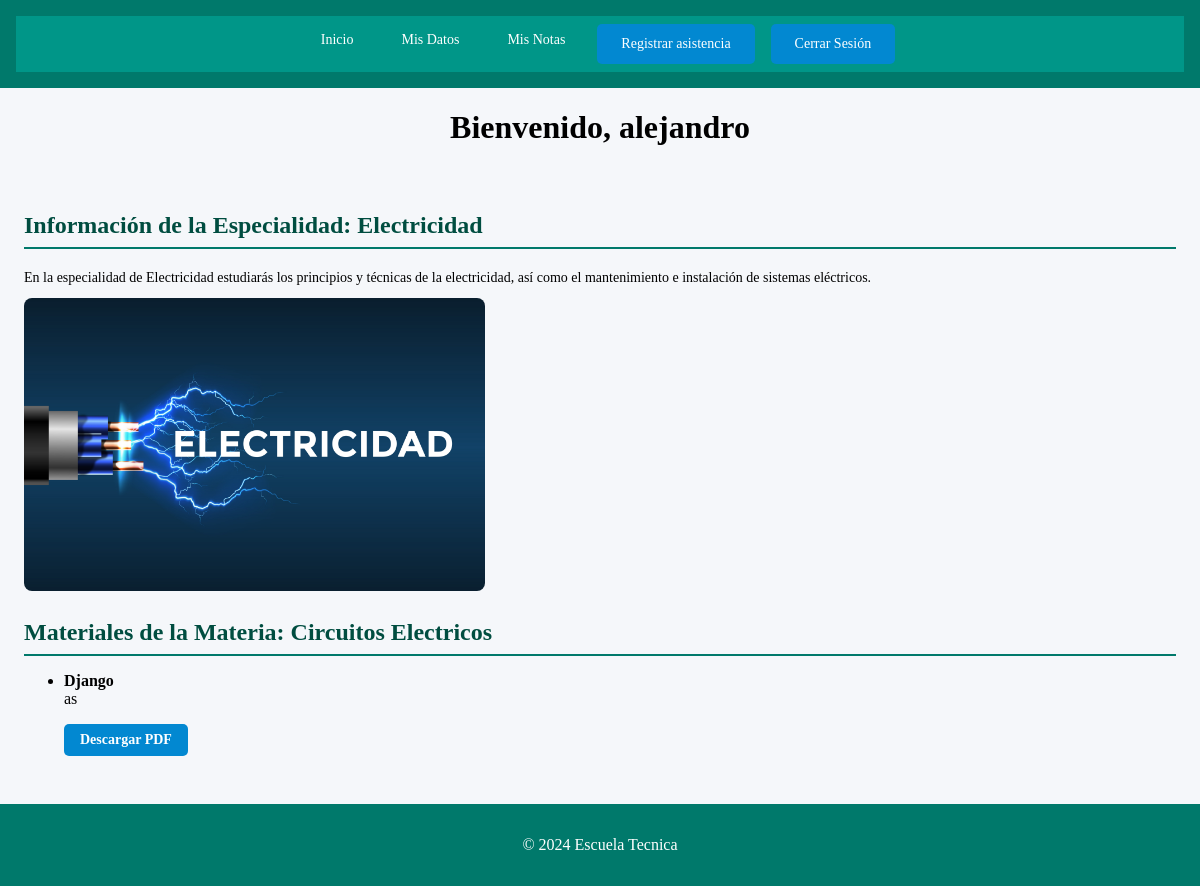
/alumno_bienvenido.php (signed in), run on the app's committed database.
### tables this page shows
CREATE TABLE `alumnos` (
  `id` int(11) NOT NULL,
  `nombre` varchar(100) DEFAULT NULL,
  `apellido` varchar(100) DEFAULT NULL,
  `dni` varchar(20) DEFAULT NULL,
  `especialidad_id` int(11) DEFAULT NULL,
  `año` int(11) DEFAULT NULL,
  `materia_id` int(11) DEFAULT NULL,
  `fecha_nacimiento` date DEFAULT NULL,
  `username` varchar(100) DEFAULT NULL,
  `password` varchar(255) DEFAULT NULL,
  `email` varchar(100) DEFAULT NULL,
  `user_type` enum('alumno') NOT NULL DEFAULT 'alumno'
);

CREATE TABLE `materias` (
  `id` int(11) NOT NULL,
  `nombre` varchar(100) NOT NULL,
  `especialidad_id` int(11) DEFAULT NULL
);

CREATE TABLE `materiales` (
  `id` int(11) NOT NULL,
  `profesor_id` int(11) DEFAULT NULL,
  `materia_id` int(11) DEFAULT NULL,
  `titulo` varchar(100) NOT NULL,
  `descripcion` text NOT NULL,
  `archivo` varchar(255) NOT NULL,
  `fecha` date NOT NULL
);

### alumno_bienvenido.php (the view, shortened to what this page needs)
<?php
include 'config.php';
$username = $_SESSION['username'];
$sql = "SELECT id, nombre, apellido, dni, especialidad_id, año, materia_id, fecha_nacimiento FROM alumnos WHERE username = ?";
$stmt = $conn->prepare($sql);
$stmt->bind_param("s", $username);
$stmt->execute();
$resultado = $stmt->get_result();
$alumno = $resultado->fetch_assoc();
$alumno_id = $alumno['id'];
$especialidad_id = $alumno['especialidad_id'];
$materia_id = $alumno['materia_id'];
$descripciones_especialidades = [
    1 => [
        'nombre' => 'Programación',
        'descripcion' => 'En la especialidad de Programación aprenderás a desarrollar aplicaciones, sitios web y sistemas informáticos utilizando lenguajes de programación como Python, Java, PHP, entre otros.',
        'imagen' => 'img/programacion.png'
    ],
    2 => [
        'nombre' => 'Electricidad',
        'descripcion' => 'En la especialidad de Electricidad estudiarás los principios y técnicas de la electricidad, así como el mantenimiento e instalación de sistemas eléctricos.',
        'imagen' => 'img/electricidad.jfif'
    ],
    3 => [
        'nombre' => 'Automotor',
        'descripcion' => 'En la especialidad de Automotor, aprenderás el mantenimiento y reparación de vehículos, así como los sistemas mecánicos y eléctricos involucrados.',
        'imagen' => 'img/automotor.jpg'
    ],
    4 => [
        'nombre' => 'Electrónica',
        'descripcion' => 'En Electrónica aprenderás a diseñar, analizar y reparar circuitos electrónicos, así como a trabajar con dispositivos electrónicos modernos.',
        'imagen' => 'img/electronica.jfif'
    ]
];
$info_especialidad = $descripciones_especialidades[$especialidad_id];
$sql_materia = "SELECT nombre FROM materias WHERE id = ?";
$stmt_materia = $conn->prepare($sql_materia);
$stmt_materia->bind_param("i", $materia_id);
$stmt_materia->execute();
$materia_result = $stmt_materia->get_result();
$materia_actual = $materia_result->fetch_assoc();
$sql_materiales = "SELECT * FROM materiales WHERE materia_id = ?";
$stmt_materiales = $conn->prepare($sql_materiales);
$stmt_materiales->bind_param("i", $materia_id);
$stmt_materiales->execute();
$materiales_result = $stmt_materiales->get_result();
?>
<!DOCTYPE html>
<html lang="es">
<head>
    <link rel="stylesheet" href="css/alumno_bienvenido.css">
</head>
<body>
<header>
<nav>
    <a href="alumno_bienvenido.php">Inicio</a>
    <a href="alumno_datos.php">Mis Datos</a>
    <a href="ver_notas.php">Mis Notas</a>
    <a href="registrar_asistencia.php?alumno_id=<?php echo $alumno_id; ?>&fecha=<?php echo date('Y-m-d'); ?>" class="btn">Registrar asistencia</a>
    <a href="logout.php" class="btn">Cerrar Sesión</a>
</nav>
</header>
<h1>Bienvenido, <?php echo htmlspecialchars($alumno['nombre']); ?></h1>
<main>
    <section>
        <h2>Información de la Especialidad: <?php echo htmlspecialchars($info_especialidad['nombre']); ?></h2>
        <p><?php echo htmlspecialchars($info_especialidad['descripcion']); ?></p>
        <img src="<?php echo htmlspecialchars($info_especialidad['imagen']); ?>" alt="Imagen de <?php echo htmlspecialchars($info_especialidad['nombre']); ?>">
    </section>
    <section>
    <h2>Materiales de la Materia: <?php echo htmlspecialchars($materia_actual['nombre']); ?></h2>
    <?php if ($materiales_result->num_rows > 0): ?>
        <ul>
            <?php while ($material = $materiales_result->fetch_assoc()): ?>
                <li>
                    <strong><?php echo htmlspecialchars($material['titulo']); ?></strong><br>
                    <?php echo htmlspecialchars($material['descripcion']); ?><br>
                    <a href="uploads/<?php echo htmlspecialchars($material['archivo']); ?>" target="_blank" class="btn-download">Descargar PDF</a>
                </li>
            <?php endwhile; ?>
        </ul>
    <?php else: ?>
        <p>No hay materiales disponibles para esta materia.</p>
    <?php endif; ?>
</section>
</main>
<footer>
    <p>© 2024 Escuela Tecnica</p>
</footer>
</body>
</html>

### css/alumno_bienvenido.css (style rules this page uses)
html, body { height: 100%; margin: 0; }
body { display: flex; flex-direction: column; background: #f5f7fa; }
main { flex: 1; }
header { background: #00796b; color: #ffffff; padding: 1rem; text-align: center; }
footer { background: #00796b; color: #ffffff; padding: 1rem; text-align: center; margin-top: auto; }
nav { background: #009688; padding: 0.5rem; display: flex; justify-content: center; gap: 1rem; }
nav a { text-decoration: none; color: #ffffff; padding: 0.5rem 1rem; display: inline-block; border-radius: 5px; transition: background-color 0.3s ease, transform 0.2s ease; font-size: 0.875rem; }
main { padding: 1.5rem; max-width: 1200px; margin: auto; }
section { margin-bottom: 1.5rem; }
section h2 { font-size: 1.5rem; color: #004d40; border-bottom: 2px solid #00796b; padding-bottom: 0.5rem; margin-bottom: 1rem; }
section p { margin: 0.5rem 0; line-height: 1.8; font-size: 0.875rem; }
.btn { background: #0288d1; color: #ffffff; padding: 0.5rem 1rem; border-radius: 5px; text-align: center; font-size: 0.875rem; }
.btn-download { display: inline-block; padding: 0.5rem 1rem; text-decoration: none; border-radius: 5px; font-weight: bold; background: #0288d1; color: #fff; margin-top: 1rem; transition: background-color 0.3s ease; font-size: 0.875rem; }
img { max-width: 40%; height: auto; margin: 0 auto; border-radius: 8px; }
h1 { text-align: center; }
main h2 { font-size: 1.5rem; color: #004d40; border-bottom: 2px solid #00796b; padding-bottom: 0.5rem; margin-bottom: 1rem; }
.btn { display: inline-block; padding: 0.75rem 1.5rem; font-size: 0.875rem; text-align: center; border-radius: 5px; text-decoration: none; cursor: pointer; transition: background-color 0.3s ease; }
.btn-download { background: #0288d1; color: #fff; margin-top: 1rem; }

### data on the page
alumnos: nombre "alejandro", especialidad "Electricidad", especialidad "En la especialidad de Electricidad estudiarás los principios y técnicas de la electricidad, así como el mantenimiento e instalación de sistemas eléctricos."
materias: nombre "Circuitos Electricos"
materiales: titulo "Django", descripcion "as"
